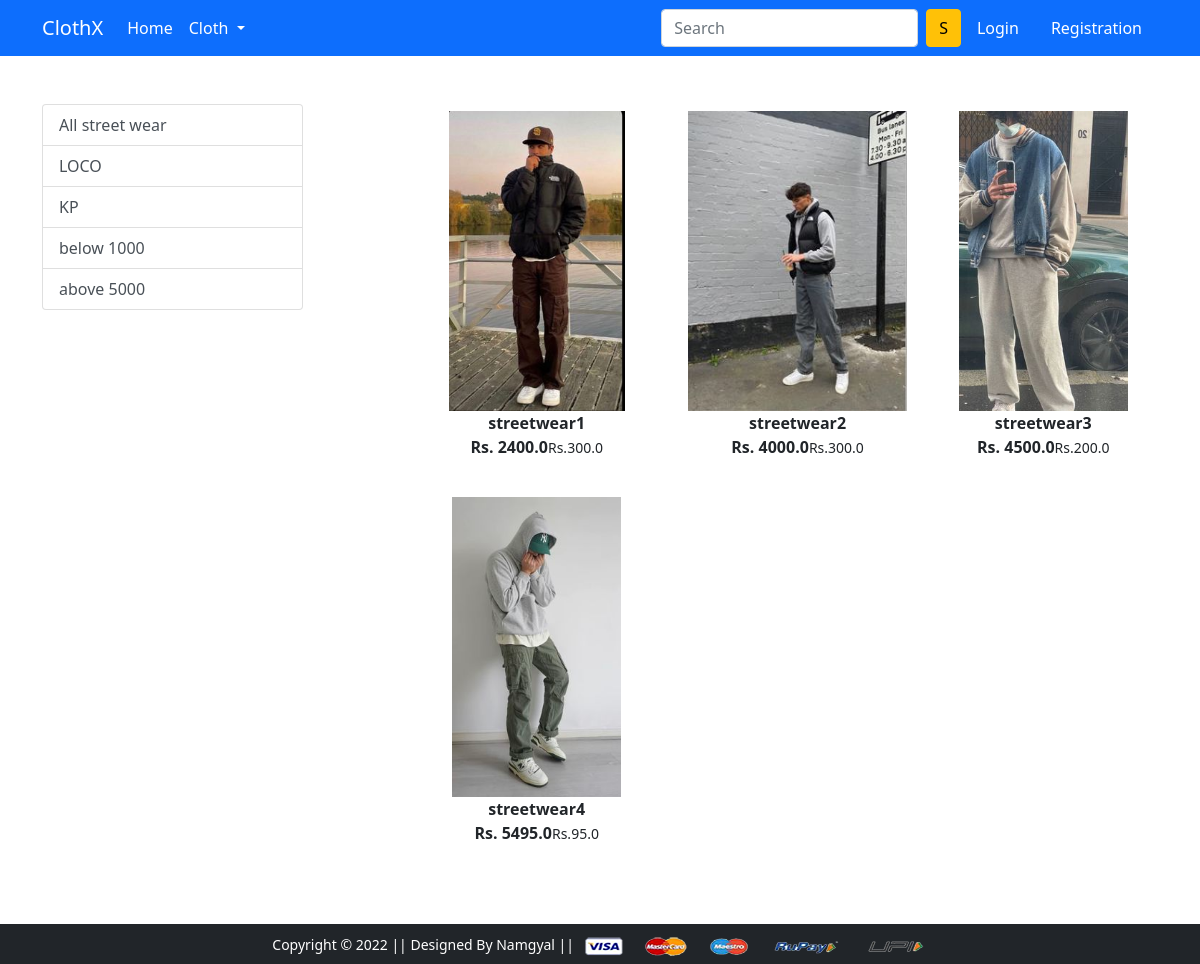
The app's page /streetwear/ with its own data.
### app/models.py (models this page shows)
class Product(models.Model):
    title = models.CharField(max_length=100)
    selling_price = models.FloatField()
    discounted_price = models.FloatField()
    description = models.TextField()
    brand = models.CharField(max_length=100)
    category = models.CharField(choices=CATEGORY_CHOICES,max_length=2)
    product_image = models.ImageField(upload_to='productimg')

### app/views.py (the view)
# urls.py: path('streetwear/', views.streetwear, name='streetwear'),
def streetwear(request,data=None):
    if data == None:
        streetwear = Product.objects.filter(category='s')
    elif data == 'LOCO' or data=='KP':
        streetwear = Product.objects.filter(category='s').filter(brand=data)
    elif data == 'below':
        streetwear = Product.objects.filter(category='s').filter(selling_price = 1000)
    elif data == 'above':
        streetwear = Product.objects.filter(category='s').filter(selling_price = 5000)
    return render(request, 'app/streetwear.html',{'streetwear':streetwear})

### app/templates/app/streetwear.html (shortened to what this page needs)
{% extends 'app/base.html' %}
{% load static %}
{% block main-content %}
<div class="container my-5">
 <div class="row">
  <div class="col-sm-3">
    <div class="list-group">
        <a href="{% url 'streetwear' %}" class="list-group-item list-group-item-action" aria-current="true">All street wear</a>
        <a href="{% url 'streetweardata' 'LOCO'%}" class="list-group-item list-group-item-action" aria-current="true">LOCO</a>
        <a href="{% url 'streetweardata' 'KP'%}" class="list-group-item list-group-item-action" aria-current="true">KP</a>
        <a href="{% url 'streetweardata' 'below'%}" class="list-group-item list-group-item-action" aria-current="true">below 1000</a>
        <a href="{% url 'streetweardata' 'above'%}" class="list-group-item list-group-item-action" aria-current="true">above 5000</a>
    </div>
  </div>
  <div class="col-sm-8 offset-sm-1">
   <div class="row">
        {% for product in streetwear %}
        <div class="col-sm-4 text-center mb-4">
            <a herf="{% url 'product-detail' product.id %}" class="btn">
                <div class="item">
                    <img src="{{product.product_image.url}}" alt="" height="300" class="">
                    <div class="fw-bold">{{product.title}}</div>
                    <div class="fw-bold">Rs. {{product.selling_price}}<small class="fw-light text-decoration-line-throught">Rs.{{product.discounted_price}}</small></div>
                </div>
            </a>
        </div>
        {%endfor%}
   </div>
  </div>
 </div>
</div>
{% endblock main-content %}

### records on screen
Product: product_image (picture), title "streetwear1", selling_price "2400.0", discounted_price "300.0"
Product: product_image (picture), title "streetwear2", selling_price "4000.0", discounted_price "300.0"
Product: product_image (picture), title "streetwear3", selling_price "4500.0", discounted_price "200.0"
Product: product_image (picture), title "streetwear4", selling_price "5495.0", discounted_price "95.0"
